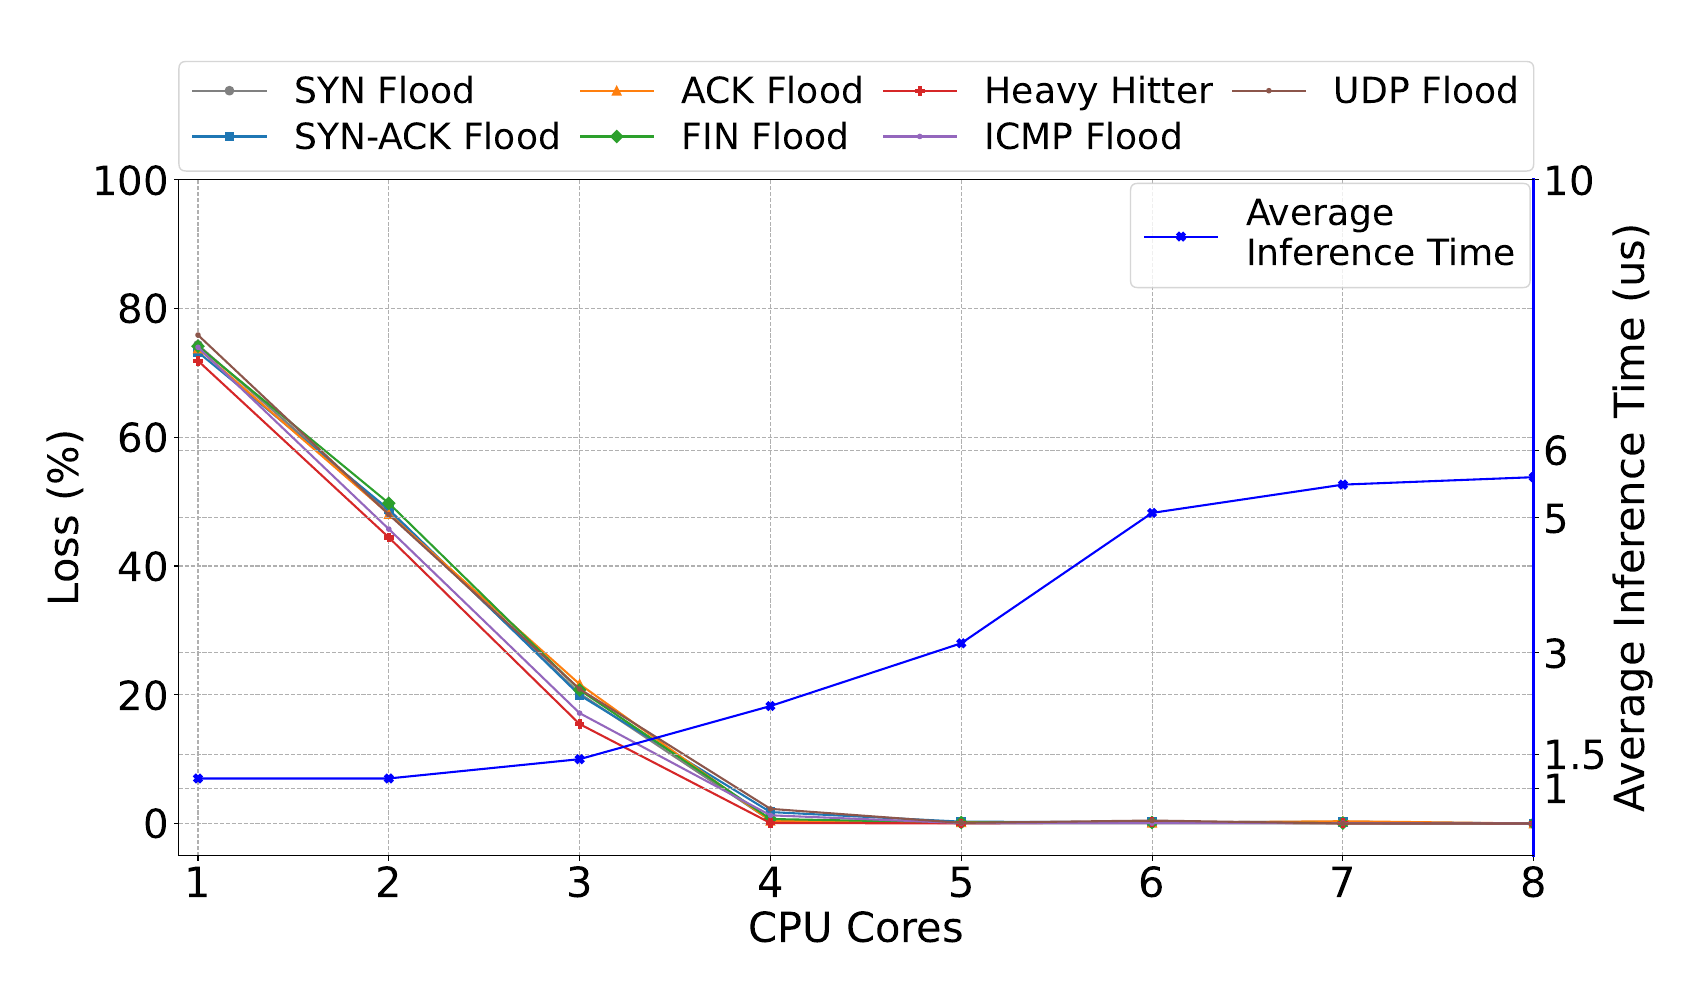

Recreate this plot in Python.
import matplotlib as mpl
import matplotlib.pyplot as plt
from matplotlib.ticker import MaxNLocator

# Increase font size globally
mpl.rcParams['font.size'] = 30
fig, ax1 = plt.subplots(figsize=(17, 10))

cores = [1, 2, 3, 4, 5, 6, 7, 8]
syn_loss = [74.35, 48.45, 20.21, 0.4783, 0.0335, 0.0329, 0.041, 0]
synack_loss = [73.23, 48.79, 19.94, 1.78, 0.2921, 0.1954, 0.2751, 0]
ack_loss = [73.799, 48.09, 21.65, 0.4154, 0.199, 0.1272, 0.3598, 0]
fin_loss = [74.15, 49.76, 20.76, 0.7026, 0.1544, 0.1609, 0.0637, 0]
hh_loss = [71.88, 44.44, 15.45, 0.0855, 0.0149, 0.1887, 0.046, 0]
icmp_loss = [73.97985786, 45.73825349, 17.1465451, 1.27843179, 0.074633319, 0.060794753, 0.064797723, 0]
udp_loss = [75.87832757, 47.998298, 20.89101077, 2.280879384, 0.100966063, 0.464010086, 0.010073463, 0]

# First y-axis (Loss %)
ax1.plot(cores, syn_loss, marker='o', label='SYN Flood',color="gray")
ax1.plot(cores, synack_loss, marker='s', label='SYN-ACK Flood')
ax1.plot(cores, ack_loss, marker='^', label='ACK Flood')
ax1.plot(cores, fin_loss, marker='D', label='FIN Flood')
ax1.plot(cores, hh_loss, marker='P', label='Heavy Hitter')
ax1.plot(cores, icmp_loss, marker='.', label='ICMP Flood')
ax1.plot(cores, udp_loss, marker='.', label='UDP Flood')

fsize = 30
ax1.set_ylim(-5, 100)
ax1.set_xlabel('CPU Cores', fontsize=fsize)
ax1.set_xticks(cores)
ax1.set_yticklabels([-5, 0, 20, 40, 60, 80, 100], fontsize=fsize - 1)
ax1.set_ylabel('Loss (%)', fontsize=fsize)
ax1.grid(True, linestyle='--')
ax1.set_xlim(0.9, 8)

# Create a second y-axis for Average Inference Time
ax2 = ax1.twinx()  # This shares the same x-axis
avg_inference = [1.142857143, 1.142857143, 1.428571429, 2.214285714, 3.142857143, 5.071428571, 5.489795918, 5.6]
ax2.plot(cores, avg_inference, marker='X', color='blue', label='Average\nInference Time')

# Second y-axis (Inference Time in microseconds)
ax2.set_ylim(0, 10)
ax2.set_ylabel('Average Inference Time (us)', fontsize=fsize)
ax2.grid(True, linestyle='--')

ax2.set_yticks([1, 1.5, 3, 5 , 6, 10])  # Set the ticks to 3, 4, 5
ax2.set_yticklabels(['1', '1.5', '3', '5','6','10'], fontsize=fsize - 1)  # Custom labels for the right y-axis

# Change the color and thickness of the right y-axis
ax2.spines['right'].set_color('blue')  # Set the color of the right y-axis
ax2.spines['right'].set_linewidth(2)  # Set the thickness of the right y-axis line

# Add legends for both axes
ax1.legend(loc='upper left', bbox_to_anchor=(0., 1.125, 1, 0.05), ncol=4, mode="expand", borderaxespad=0., fontsize=fsize - 4,labelspacing=0.3, frameon=True)
# ax1.legend(loc='upper left', bbox_to_anchor=(0., 1.09, 0.75, 0.05), ncol=4, mode="expand", borderaxespad=0., fontsize=fsize - 4,labelspacing=0.3, frameon=True)
ax2.legend(loc='upper right', bbox_to_anchor=(0., 0.95, 1., 0.05), ncol=1, fontsize=fsize - 4, borderaxespad=0.1, frameon=True)

plt.tight_layout()

# plt.savefig('loss_time_cores.pdf')
# plt.savefig('packet_loss.png')

# Show the plot
plt.show()
